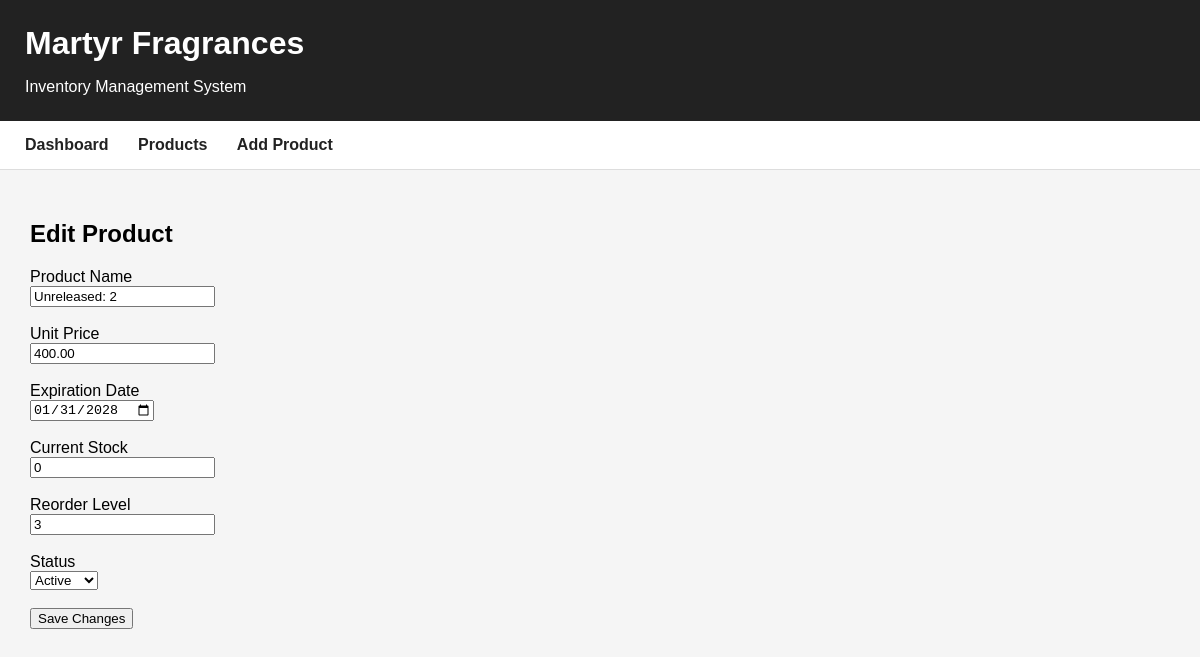
The app's page /edit_product.php?id=16 with its own data.
### tables this page shows
CREATE TABLE `products` (
  `product_id` int(11) NOT NULL AUTO_INCREMENT,
  `product_name` varchar(100) NOT NULL,
  `unit_price` decimal(10,2) NOT NULL,
  `expiration_date` date DEFAULT NULL,
  `current_stock` int(11) NOT NULL DEFAULT 0,
  `reorder_level` int(11) NOT NULL DEFAULT 0,
  `status` varchar(20) NOT NULL DEFAULT 'Active',
  PRIMARY KEY (`product_id`)
);

### edit_product.php (the view, shortened to what this page needs)
<?php
include "martyfragrance_db.php";
$product_id = $_GET["id"];
$sql = "SELECT * FROM products WHERE product_id = ?";
$stmt = $conn->prepare($sql);
$stmt->bind_param("i", $product_id);
$stmt->execute();
$result = $stmt->get_result();
$product = $result->fetch_assoc();
?>
<!DOCTYPE html>
<html lang="en">
<head>
    <link rel="stylesheet" href="style.css">
</head>
<body>
<header>
    <h1>Martyr Fragrances</h1>
    <p>Inventory Management System</p>
</header>
<nav>
    <a href="index.php">Dashboard</a>
    <a href="products.php">Products</a>
    <a href="add_product.php">Add Product</a>
</nav>
<main>
    <h2>Edit Product</h2>
    <form method="POST">
        <label>Product Name</label>
        <br>
        <input
            type="text"
            name="product_name"
            value="<?php echo htmlspecialchars($product["product_name"]); ?>"
            required
        >
        <br><br>
        <label>Unit Price</label>
        <br>
        <input
            type="number"
            name="unit_price"
            step="0.01"
            value="<?php echo $product["unit_price"]; ?>"
            required
        >
        <br><br>
        <label>Expiration Date</label>
        <br>
        <input
            type="date"
            name="expiration_date"
            value="<?php echo $product["expiration_date"]; ?>"
        >
        <br><br>
        <label>Current Stock</label>
        <br>
        <input
            type="number"
            name="current_stock"
            min="0"
            value="<?php echo $product["current_stock"]; ?>"
            required
        >
        <br><br>
        <label>Reorder Level</label>
        <br>
        <input
            type="number"
            name="reorder_level"
            min="0"
            value="<?php echo $product["reorder_level"]; ?>"
            required
        >
        <br><br>
        <label>Status</label>
        <br>
        <select name="status">
            <option value="Active"
                <?php
                if ($product["status"] == "Active") {
                    echo "selected";
                }
                ?>>
                Active
            </option>
        </select>
        <br><br>
        <button type="submit">
            Save Changes
        </button>
    </form>
</main>
</body>
</html>

### style.css (style rules this page uses)
body { font-family: Arial, sans-serif; margin: 0; background-color: #f5f5f5; }
header { background-color: #222; color: white; padding: 25px; }
header h1 { margin: 0; }
header p { margin-bottom: 0; }
nav { background-color: white; padding: 15px 25px; border-bottom: 1px solid #ddd; }
nav a { margin-right: 25px; text-decoration: none; color: #222; font-weight: bold; }
main { padding: 30px; }

### records on screen
products: product_name "Unreleased: 2", unit_price "400.00", expiration_date "01/31/2028", current_stock "0", reorder_level "3", status "Active"
